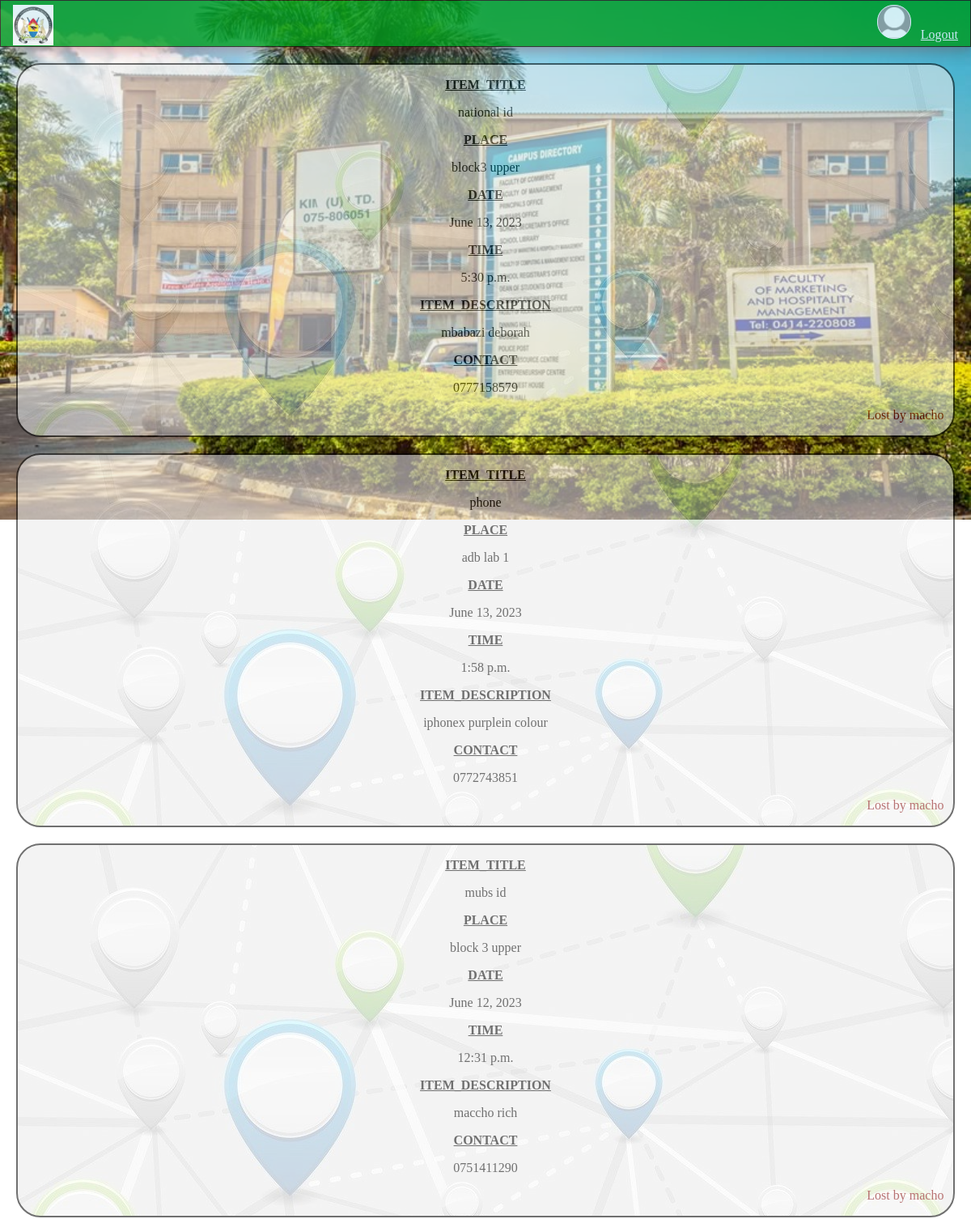
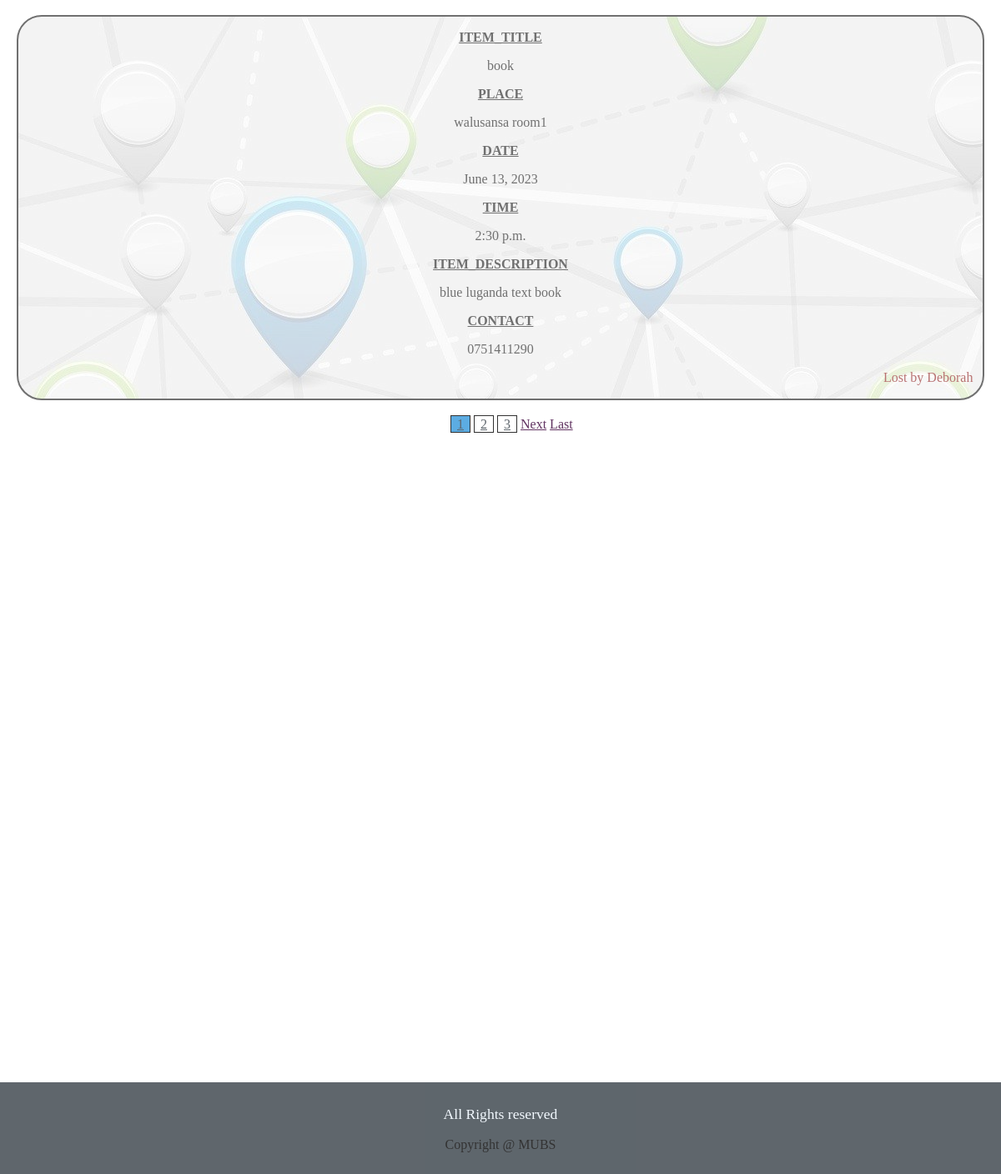
Page /lostlist/ (signed in) on the committed database (2 pictures, top to bottom).
### users/models.py (models this page shows, shortened)
class Profile(models.Model):
    user=models.OneToOneField(User,on_delete=models.CASCADE)
    image=models.ImageField(default='default.jpg',upload_to='profile_pics')

### lost/models.py (models this page shows, shortened)
class itemlost(models.Model):
    product_title = models.CharField(max_length=100)
    place = models.TextField(default='Lost this item near ..')
    date = models.DateField()
    time=models.TimeField()
    description = models.TextField()
    contactme = models.CharField(max_length=150,default='email')
    username=models.CharField(max_length=100,blank=True,default='NULL')

### lost/views.py (the view)
# urls.py: path('lostlist/',lost_view,name='lost_list'),
def lost_view(request,*args,**kwargs):
    obj=itemlost.objects.all()
    obj1=list(reversed(obj))
    paginator=Paginator(obj1, 4)
    page=request.GET.get('page') # ?page=number
    objpic=Profile.objects.all()
    context={
        'object':paginator.get_page(page),
        'objectpic':objpic
        }
    return render(request,"lostlist.html",context)

### templates/lostlist.html (shortened to what this page needs)
{%include 'base.html'%}
{%include 'header.html'%}
<div style="padding-bottom: 780px;">
    {%for data in object%}
        <div class="list common">
            <p><u><b>ITEM_TITLE</b></u></p>
            <p> {{data.product_title}}</p>
            <p><u><b>PLACE</b></u></p>
            <p>{{data.place}}</p>
            <p><u><b>DATE</b></u></p>
            <p>{{data.date}}</p>
            <p><u><b>TIME</b></u></p>
            <p>{{data.time}}</p>
            <p><u><b>ITEM_DESCRIPTION</b></u></p>
            <p>{{data.description}}</p>
            <p><u><b>CONTACT</b></u></p>
            <p>{{data.contactme}}</p>
            {%if data.username != ''%}
            <p style="text-align: right; padding-right: 1%; color: rgb(129, 4, 4); ">Lost by {{data.username}}</p>
            {%else%}
            <p style="text-align: right; padding-right: 1%; color: rgb(129, 4, 4);">Lost by #Anonymous</p>
            {%endif%}
        </div>
    {%endfor%}
    {% for num in object.paginator.page_range %}
        {% if object.number == num %}
            {% if not object.has_previous %}
                <a class="current" href="?page={{ num }}" style="margin-left: 45%;">{{ num }}</a>
            {% else %}
                <a class="current" href="?page={{ num }}">{{ num }}</a>
            {% endif %}
        {% elif num > object.number|add:'-3' and num < object.number|add:'3' %}
            <a href="?page={{ num }}" class="pagenums">{{ num }}</a>
        {% endif %}
    {% endfor %}
    {% if object.has_next %}
        <a href="?page={{ object.next_page_number }}" class="pagenumslinks">Next</a>
        <a href="?page={{ object.paginator.num_pages }}" class="pagenumslinks">Last</a>
    {% endif %}
</div>
{% include 'footer.html' %}

### templates/base.html (shortened to what this page needs)
<!DOCTYPE html>
{% load static %}
<html>
  <head>
    <link
      rel="stylesheet"
      type="text/css"
      href="{% static 'css/style.css' %}"
    />
  </head>
  <body
    style="
      background: url('{% static '/css/images/Mubs.jpg'%}');
      background-repeat: no-repeat;
      background-size: 100%;
      height: 600px;
      opacity: 0.8;
    "
  >
  </body>
</html>

### templates/header.html (shortened to what this page needs)
{% load static %}
<header style="background: rgb(4, 156, 30)">
  <div class="border">
    <a href="/">
      <img
        src="{% static '/css/images/MUBS.jpeg'%}"
        alt="home-icon"
        class="icon"
        width="50px"
        align="left"
        style="margin-left: 1%; padding-bottom: 0%"
    /></a>
    <div align="right">
      {% if user.is_authenticated %}
      <a href="/profile/" style="margin-bottom: 0%"
        ><img
          src="{{ user.profile.image.url }}"
          alt="profile"
          width="40px"
          class="icon"
          style="
            border: 1px solid white;
            border-radius: 20px;
            background-color: aliceblue;
          " /></a
      >&nbsp;&nbsp;
      <a href="/logout/" class="links" style="color: aliceblue">Logout</a>
      {% endif %}
    </div>
  </div>
</header>

### templates/footer.html (shortened to what this page needs)
{% load static %}
<footer>
    <center>
<p class="headings">All Rights reserved</p>
<p>Copyright @ MUBS</p>
</center>
</footer>

### static/css/style.css (style rules this page uses)
body { margin:0px; padding:0px; background-color: whitesmoke ; background-size:100%; }
header { background-image: url("images/header.jpg"); border:1px solid #1f1209; padding:5px 3px 5px 3px; background-size: 100%; }
footer { padding:10px; background-size: 100%; background-color: #374048; clear: both; position: relative; }
.common { margin: 20px; text-align: center; font-family: serif; color: black; border: 2px solid black; opacity: 0.7; transition: box-shadow 0.4s; background-image: url("images/background2.jpg"); border-radius: 30px; cursor: pointer; }
a:link { color:#374049 ; }
.headings { color: aliceblue; font-size: 110%; }
.pagenums { border: 1px solid black; text-align: center; padding: 1px 7px; background-color: white; }
.current { border: 1px solid black; text-align: center; padding: 1px 7px; background-color: #3498db; }
a.pagenumslinks { color: #3a013a; }

### rows in the picture
itemlost: product_title "national id", place "block3 upper", date "June 13, 2023", time "5:30 p.m.", description "mbabazi deborah", contactme "0777158579", username "macho"
itemlost: product_title "phone", place "adb lab 1", date "June 13, 2023", time "1:58 p.m.", description "iphonex purplein colour", contactme "0772743851", username "macho"
itemlost: product_title "mubs id", place "block 3 upper", date "June 12, 2023", time "12:31 p.m.", description "maccho rich", contactme "0751411290", username "macho"
itemlost: product_title "book", place "walusansa room1", date "June 13, 2023", time "2:30 p.m.", description "blue luganda text book", contactme "0751411290", username "Deborah"

### other values in the picture
{{ num }} "1"
{{ num }} "2" "3"
